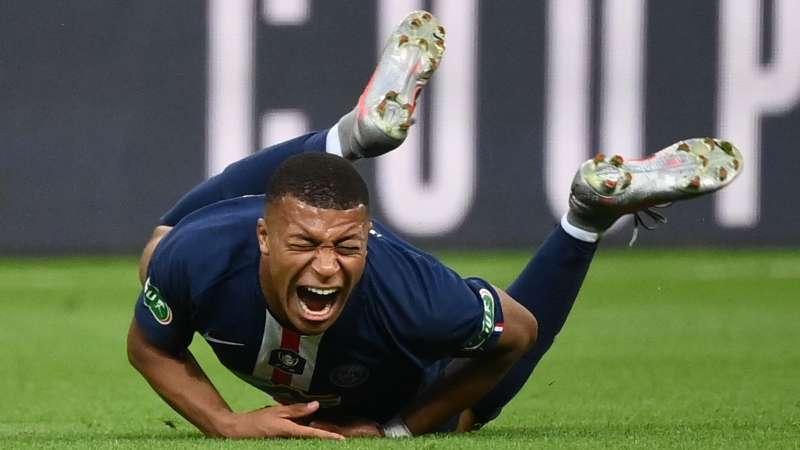
#> input picture img.jpg, 1600 x 900 px (shown at 1/2 size)
$ jupyter execute '1(c)_.ipynb'
#> lines starting #> are read from the running program, lines starting #| are printed output that depends on the picture; after the words box and inside, x2 and y2 are one past the last pixel; in counts of white or black regions, pixels touching at a corner belong together
1.	Take grayscale image of size 512x512 and perform the following operations:

    (c)	Illustrate the histogram of the image and make single threshold segmentation observed from the histogram.

[cell 1]
import cv2 as cv
import numpy as np
import matplotlib.pyplot as plt


image = cv.imread('img.jpg', cv.IMREAD_GRAYSCALE)
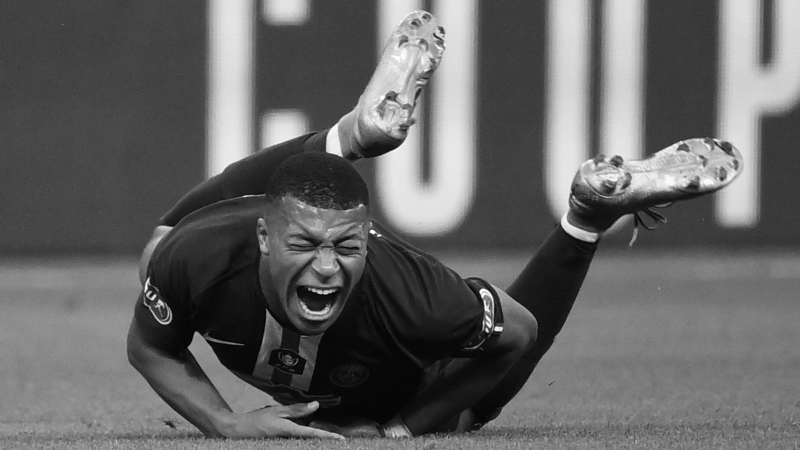
#> image: shape (900, 1600) (shown at 1/2 size); min 0, max 255, mean 99.3
image = cv.resize(image, (512, 512))
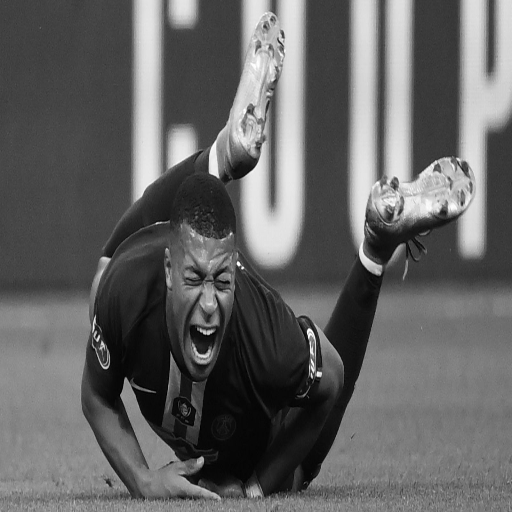
#> image: shape (512, 512); min 0, max 255, mean 99.1

[cell 2]
def generateHistogram(image):
    histogram = np.zeros(256)
    height, width = image.shape

    for i in range(height):
        for j in range(width):
            histogram[image[i, j]] += 1
    return histogram

### Basic Global Thresholding Algorithm

[cell 3]
def global_threshold(image):
    # Step 1: Select an initial estimate for T (average gray level of the image)
    threshold = np.mean(image)
#> threshold = 99.15

    # Step 2: Segment the image into two groups: G1 and G2
    while True:
        # Create two groups: G1 (pixels > T) and G2 (pixels ≤ T)
        G1 = image[image > threshold]
        G2 = image[image <= threshold]

        # Step 3: Compute the average gray levels of G1 and G2
        if len(G1) > 0:
            mu1 = np.mean(G1)
        else:
            mu1 = 0
        if len(G2) > 0:
            mu2 = np.mean(G2)
        else:
            mu2 = 0

        # Step 4: Compute a new threshold
        new_threshold = (mu1 + mu2) / 2

        # Repeat until the difference between thresholds is less than a predefined limit (T∞)
        if abs(new_threshold - threshold) < 0.5:
            break

        threshold = new_threshold
#> this loop made 3 passes
#> (mu1, mu2, new_threshold, threshold) on passes 1 to 2: (153, 53.88, 103.4, 103.4), (154, 54.62, 104.3, 104.3)
#> (mu1, mu2, new_threshold) on pass 3: (154.2, 54.82, 104.5)

    return threshold

[cell 4]
#thresholdValue = 128
thresholdValue = global_threshold(image)
#> thresholdValue = 104.3

[cell 5]
plt.figure(figsize=(16,10))


plt.subplot(2, 2, 1)
plt.imshow(image, cmap='gray')
plt.title("Original Image")
plt.axis('off')


hist = generateHistogram(image)
#> hist = 256 values, max 5343 at index 65, min 3 at index 255, mean 1024
plt.subplot(2, 2, 2)
plt.bar(range(256), hist, width=1.0)
plt.title("Original Image - Histogram")


segmentedImage = np.where(image > thresholdValue, 255, 0)
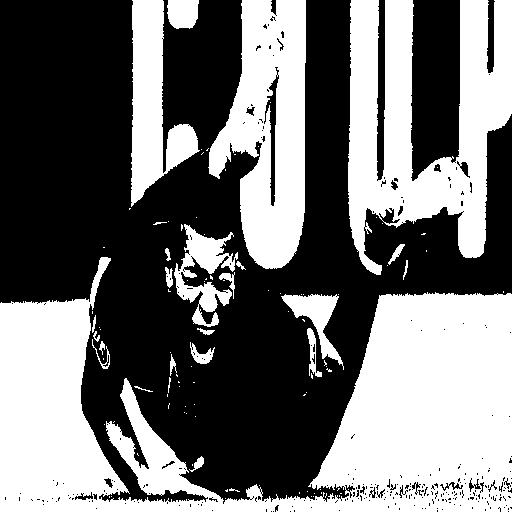
#> segmentedImage: shape (512, 512) int64; 44.6% white; 103 white regions (78 under 20 px), largest, box (x1, y1, x2, y2) and area: (0, 257, 512, 512) 61596, (348, 0, 512, 275) 24926, (208, 0, 306, 269) 16658
segmentedImage = np.uint8(segmentedImage)


segmentedImageGrayLevelCount = generateHistogram(segmentedImage)
#> segmentedImageGrayLevelCount = 256 values, max 145249 at index 0, min 0 at index 1, mean 1024

plt.subplot(2, 2, 3)
plt.title(f"Histogram (Segmented Image)")
plt.bar(range(256), segmentedImageGrayLevelCount, width=1.0)

plt.subplot(2, 2, 4)
plt.title(f"Segmented Image")
plt.imshow(segmentedImage, cmap='gray')


plt.tight_layout()
plt.show()
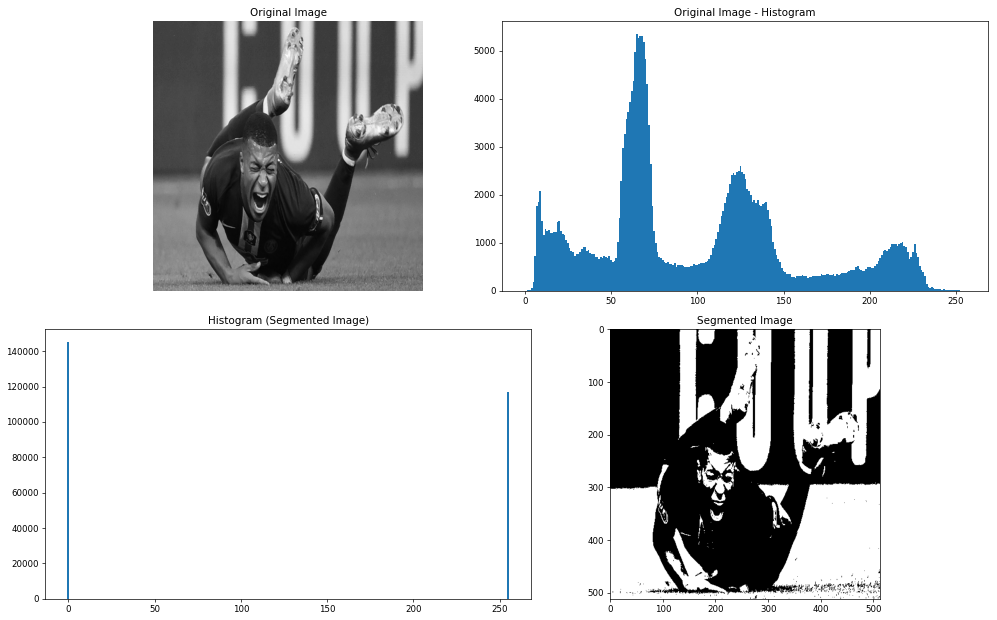
#> figure drawn by matplotlib, 4 panels; panel 2: tallest bar 5343 high, from x = 64.5 to 65.5; panel 3: tallest bar 145249 high, from x = -0.5 to 0.5
